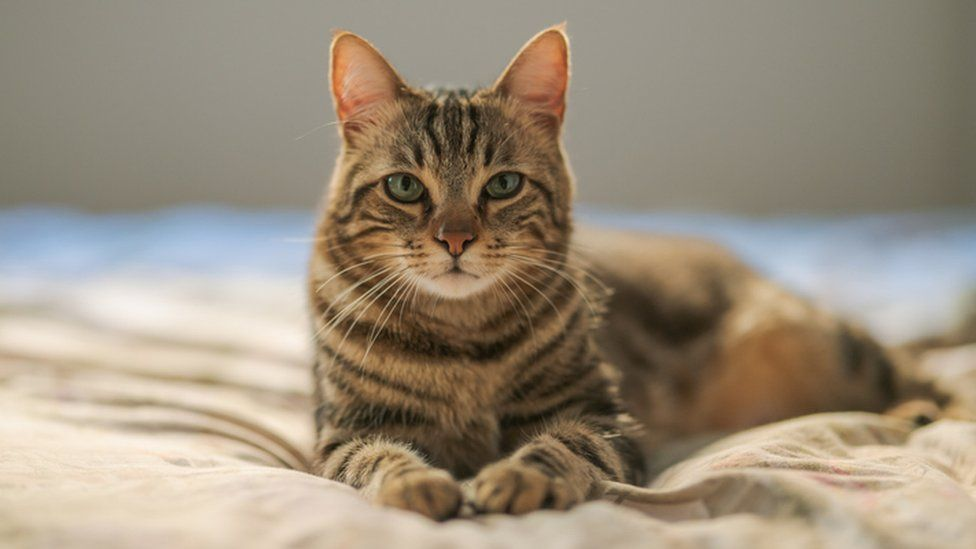
#> input picture cat.jpg, 976 x 549 px
$ jupyter execute CatDetection.ipynb
#> lines starting #> are read from the running program, lines starting #| are printed output that depends on the picture
## Cat face Detection

[cell 1]
import cv2
import numpy as np
import matplotlib.pyplot as plt

[cell 2]
image=cv2.imread('cat.jpg')
#> image is the input picture: shape (549, 976, 3); mean B, G, R 124.7, 142.7, 155.4
image=cv2.resize(image,(500,500))
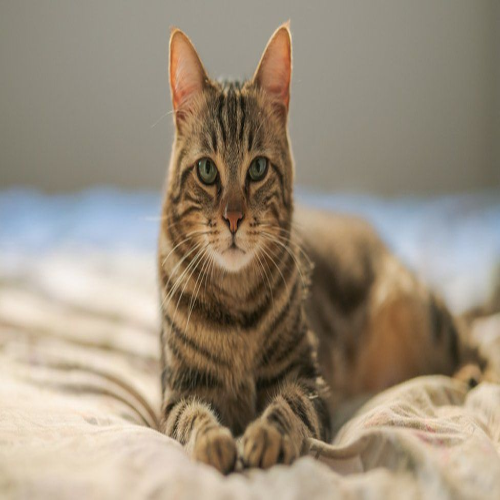
#> image: shape (500, 500, 3); mean B, G, R 124.6, 142.6, 155.3
face_cascade=cv2.CascadeClassifier('haarcascades/haarcascade_frontalcatface_extended.xml')
#cv2.imshow('smile',image)
#cv2.waitKey(0)
#cv2.destroyAllWindows()
image=cv2.cvtColor(image,cv2.COLOR_BGR2RGB)
plt.imshow(image)
plt.show()

[cell 3]
# Converting the image into grayscale for computation
import cv2
gray = cv2.cvtColor(image, cv2.COLOR_BGR2GRAY)
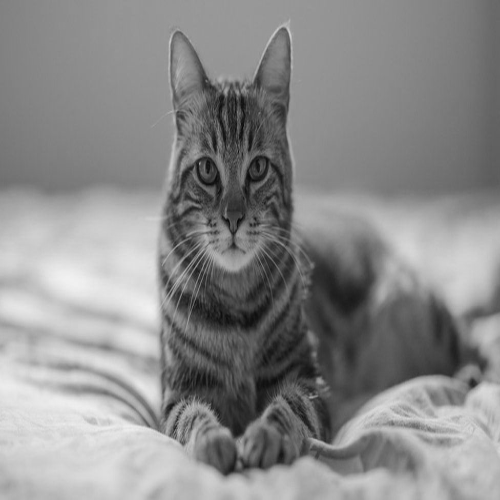
#> gray: shape (500, 500); min 6, max 241, mean 138.6

faces = face_cascade.detectMultiScale(gray,1.1,15)
#> faces = [[195, 194, 77, 77]]

simage=image.copy()
for (x,y,w,h) in faces:
    cv2.rectangle(simage,(x,y),((x + w),(y + h)),(255,0,0),3)
#> this loop made 1 pass
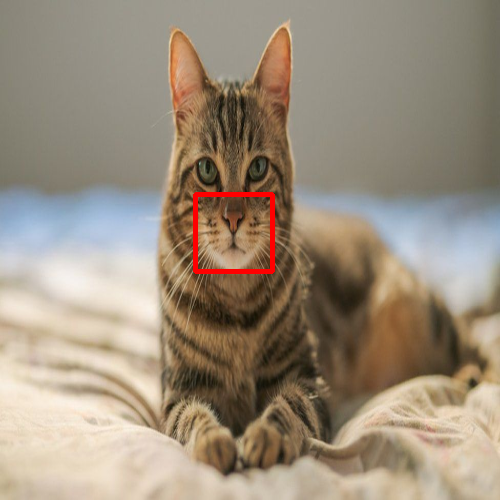
#> simage: shape (500, 500, 3); mean R, G, B 156.1, 142, 124.3

[cell 4]
simage=cv2.cvtColor(simage,cv2.COLOR_BGR2RGB)
plt.imshow(simage)
plt.show()

$ run again, with specs.jpg copied over cat.jpg
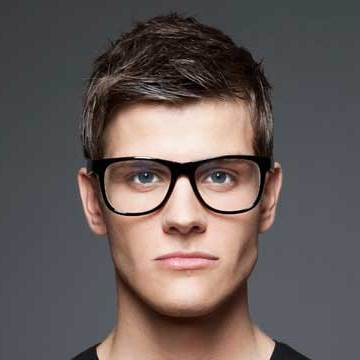
#> input picture specs.jpg, 360 x 360 px
#> image is the input picture: shape (360, 360, 3); mean B, G, R 88.9, 91.1, 102.7
#> `gray = cv2.cvtColor(image, cv2.COLOR_BGR2GRAY)`:
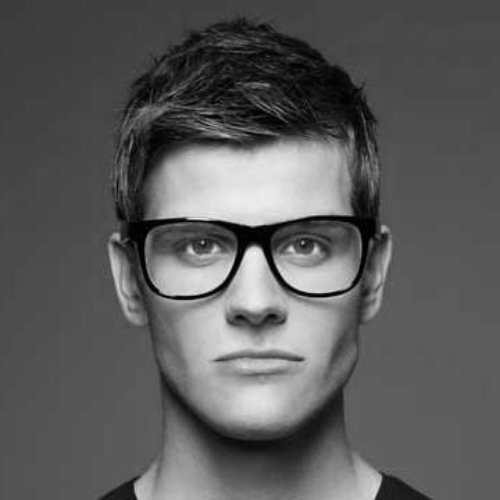
#> gray: shape (500, 500); min 0, max 243, mean 91.5
#> faces = ()
